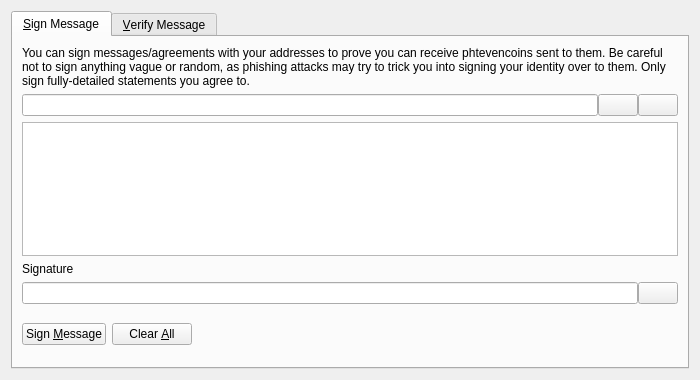
<?xml version="1.0" encoding="UTF-8"?>
<ui version="4.0">
 <class>SignVerifyMessageDialog</class>
 <widget class="QDialog" name="SignVerifyMessageDialog">
  <property name="geometry">
   <rect>
    <x>0</x>
    <y>0</y>
    <width>700</width>
    <height>380</height>
   </rect>
  </property>
  <property name="windowTitle">
   <string>Signatures - Sign / Verify a Message</string>
  </property>
  <property name="modal">
   <bool>true</bool>
  </property>
  <layout class="QVBoxLayout" name="verticalLayout">
   <item>
    <widget class="QTabWidget" name="tabWidget">
     <property name="currentIndex">
      <number>0</number>
     </property>
     <widget class="QWidget" name="tabSignMessage">
      <attribute name="title">
       <string>&amp;Sign Message</string>
      </attribute>
      <layout class="QVBoxLayout" name="verticalLayout_SM">
       <item>
        <widget class="QLabel" name="infoLabel_SM">
         <property name="text">
          <string>You can sign messages/agreements with your addresses to prove you can receive phtevencoins sent to them. Be careful not to sign anything vague or random, as phishing attacks may try to trick you into signing your identity over to them. Only sign fully-detailed statements you agree to.</string>
         </property>
         <property name="textFormat">
          <enum>Qt::PlainText</enum>
         </property>
         <property name="wordWrap">
          <bool>true</bool>
         </property>
        </widget>
       </item>
       <item>
        <layout class="QHBoxLayout" name="horizontalLayout_1_SM">
         <property name="spacing">
          <number>0</number>
         </property>
         <item>
          <widget class="QValidatedLineEdit" name="addressIn_SM">
           <property name="toolTip">
            <string>The Phtevencoin address to sign the message with</string>
           </property>
          </widget>
         </item>
         <item>
          <widget class="QPushButton" name="addressBookButton_SM">
           <property name="toolTip">
            <string>Choose previously used address</string>
           </property>
           <property name="text">
            <string/>
           </property>
           <property name="icon">
            <iconset resource="../phtevencoin.qrc">
             <normaloff>:/icons/address-book</normaloff>:/icons/address-book</iconset>
           </property>
           <property name="shortcut">
            <string>Alt+A</string>
           </property>
           <property name="autoDefault">
            <bool>false</bool>
           </property>
          </widget>
         </item>
         <item>
          <widget class="QPushButton" name="pasteButton_SM">
           <property name="toolTip">
            <string>Paste address from clipboard</string>
           </property>
           <property name="text">
            <string/>
           </property>
           <property name="icon">
            <iconset resource="../phtevencoin.qrc">
             <normaloff>:/icons/editpaste</normaloff>:/icons/editpaste</iconset>
           </property>
           <property name="shortcut">
            <string>Alt+P</string>
           </property>
           <property name="autoDefault">
            <bool>false</bool>
           </property>
          </widget>
         </item>
        </layout>
       </item>
       <item>
        <widget class="QPlainTextEdit" name="messageIn_SM">
         <property name="toolTip">
          <string>Enter the message you want to sign here</string>
         </property>
        </widget>
       </item>
       <item>
        <widget class="QLabel" name="signatureLabel_SM">
         <property name="text">
          <string>Signature</string>
         </property>
         <property name="textFormat">
          <enum>Qt::PlainText</enum>
         </property>
        </widget>
       </item>
       <item>
        <layout class="QHBoxLayout" name="horizontalLayout_2_SM">
         <property name="spacing">
          <number>0</number>
         </property>
         <item>
          <widget class="QLineEdit" name="signatureOut_SM">
           <property name="font">
            <font>
             <italic>true</italic>
            </font>
           </property>
           <property name="readOnly">
            <bool>true</bool>
           </property>
          </widget>
         </item>
         <item>
          <widget class="QPushButton" name="copySignatureButton_SM">
           <property name="toolTip">
            <string>Copy the current signature to the system clipboard</string>
           </property>
           <property name="text">
            <string/>
           </property>
           <property name="icon">
            <iconset resource="../phtevencoin.qrc">
             <normaloff>:/icons/editcopy</normaloff>:/icons/editcopy</iconset>
           </property>
           <property name="autoDefault">
            <bool>false</bool>
           </property>
          </widget>
         </item>
        </layout>
       </item>
       <item>
        <layout class="QHBoxLayout" name="horizontalLayout_3_SM">
         <item>
          <widget class="QPushButton" name="signMessageButton_SM">
           <property name="toolTip">
            <string>Sign the message to prove you own this Phtevencoin address</string>
           </property>
           <property name="text">
            <string>Sign &amp;Message</string>
           </property>
           <property name="icon">
            <iconset resource="../phtevencoin.qrc">
             <normaloff>:/icons/edit</normaloff>:/icons/edit</iconset>
           </property>
           <property name="autoDefault">
            <bool>false</bool>
           </property>
          </widget>
         </item>
         <item>
          <widget class="QPushButton" name="clearButton_SM">
           <property name="toolTip">
            <string>Reset all sign message fields</string>
           </property>
           <property name="text">
            <string>Clear &amp;All</string>
           </property>
           <property name="icon">
            <iconset resource="../phtevencoin.qrc">
             <normaloff>:/icons/remove</normaloff>:/icons/remove</iconset>
           </property>
           <property name="autoDefault">
            <bool>false</bool>
           </property>
          </widget>
         </item>
         <item>
          <spacer name="horizontalSpacer_1_SM">
           <property name="orientation">
            <enum>Qt::Horizontal</enum>
           </property>
           <property name="sizeHint" stdset="0">
            <size>
             <width>40</width>
             <height>48</height>
            </size>
           </property>
          </spacer>
         </item>
         <item>
          <widget class="QLabel" name="statusLabel_SM">
           <property name="font">
            <font>
             <weight>75</weight>
             <bold>true</bold>
            </font>
           </property>
           <property name="text">
            <string/>
           </property>
           <property name="wordWrap">
            <bool>true</bool>
           </property>
          </widget>
         </item>
         <item>
          <spacer name="horizontalSpacer_2_SM">
           <property name="orientation">
            <enum>Qt::Horizontal</enum>
           </property>
           <property name="sizeHint" stdset="0">
            <size>
             <width>40</width>
             <height>48</height>
            </size>
           </property>
          </spacer>
         </item>
        </layout>
       </item>
      </layout>
     </widget>
     <widget class="QWidget" name="tabVerifyMessage">
      <attribute name="title">
       <string>&amp;Verify Message</string>
      </attribute>
      <layout class="QVBoxLayout" name="verticalLayout_VM">
       <item>
        <widget class="QLabel" name="infoLabel_VM">
         <property name="text">
          <string>Enter the receiver's address, message (ensure you copy line breaks, spaces, tabs, etc. exactly) and signature below to verify the message. Be careful not to read more into the signature than what is in the signed message itself, to avoid being tricked by a man-in-the-middle attack. Note that this only proves the signing party receives with the address, it cannot prove sendership of any transaction!</string>
         </property>
         <property name="textFormat">
          <enum>Qt::PlainText</enum>
         </property>
         <property name="alignment">
          <set>Qt::AlignLeading|Qt::AlignLeft|Qt::AlignTop</set>
         </property>
         <property name="wordWrap">
          <bool>true</bool>
         </property>
        </widget>
       </item>
       <item>
        <layout class="QHBoxLayout" name="horizontalLayout_1_VM">
         <property name="spacing">
          <number>0</number>
         </property>
         <item>
          <widget class="QValidatedLineEdit" name="addressIn_VM">
           <property name="toolTip">
            <string>The Phtevencoin address the message was signed with</string>
           </property>
          </widget>
         </item>
         <item>
          <widget class="QPushButton" name="addressBookButton_VM">
           <property name="toolTip">
            <string>Choose previously used address</string>
           </property>
           <property name="text">
            <string/>
           </property>
           <property name="icon">
            <iconset resource="../phtevencoin.qrc">
             <normaloff>:/icons/address-book</normaloff>:/icons/address-book</iconset>
           </property>
           <property name="shortcut">
            <string>Alt+A</string>
           </property>
           <property name="autoDefault">
            <bool>false</bool>
           </property>
          </widget>
         </item>
        </layout>
       </item>
       <item>
        <widget class="QPlainTextEdit" name="messageIn_VM"/>
       </item>
       <item>
        <widget class="QValidatedLineEdit" name="signatureIn_VM"/>
       </item>
       <item>
        <layout class="QHBoxLayout" name="horizontalLayout_2_VM">
         <item>
          <widget class="QPushButton" name="verifyMessageButton_VM">
           <property name="toolTip">
            <string>Verify the message to ensure it was signed with the specified Phtevencoin address</string>
           </property>
           <property name="text">
            <string>Verify &amp;Message</string>
           </property>
           <property name="icon">
            <iconset resource="../phtevencoin.qrc">
             <normaloff>:/icons/transaction_0</normaloff>:/icons/transaction_0</iconset>
           </property>
           <property name="autoDefault">
            <bool>false</bool>
           </property>
          </widget>
         </item>
         <item>
          <widget class="QPushButton" name="clearButton_VM">
           <property name="toolTip">
            <string>Reset all verify message fields</string>
           </property>
           <property name="text">
            <string>Clear &amp;All</string>
           </property>
           <property name="icon">
            <iconset resource="../phtevencoin.qrc">
             <normaloff>:/icons/remove</normaloff>:/icons/remove</iconset>
           </property>
           <property name="autoDefault">
            <bool>false</bool>
           </property>
          </widget>
         </item>
         <item>
          <spacer name="horizontalSpacer_1_VM">
           <property name="orientation">
            <enum>Qt::Horizontal</enum>
           </property>
           <property name="sizeHint" stdset="0">
            <size>
             <width>40</width>
             <height>48</height>
            </size>
           </property>
          </spacer>
         </item>
         <item>
          <widget class="QLabel" name="statusLabel_VM">
           <property name="font">
            <font>
             <weight>75</weight>
             <bold>true</bold>
            </font>
           </property>
           <property name="text">
            <string/>
           </property>
           <property name="wordWrap">
            <bool>true</bool>
           </property>
          </widget>
         </item>
         <item>
          <spacer name="horizontalSpacer_2_VM">
           <property name="orientation">
            <enum>Qt::Horizontal</enum>
           </property>
           <property name="sizeHint" stdset="0">
            <size>
             <width>40</width>
             <height>48</height>
            </size>
           </property>
          </spacer>
         </item>
        </layout>
       </item>
      </layout>
     </widget>
    </widget>
   </item>
  </layout>
 </widget>
 <customwidgets>
  <customwidget>
   <class>QValidatedLineEdit</class>
   <extends>QLineEdit</extends>
   <header>qvalidatedlineedit.h</header>
  </customwidget>
 </customwidgets>
 <resources>
  <include location="../phtevencoin.qrc"/>
 </resources>
 <connections/>
</ui>
